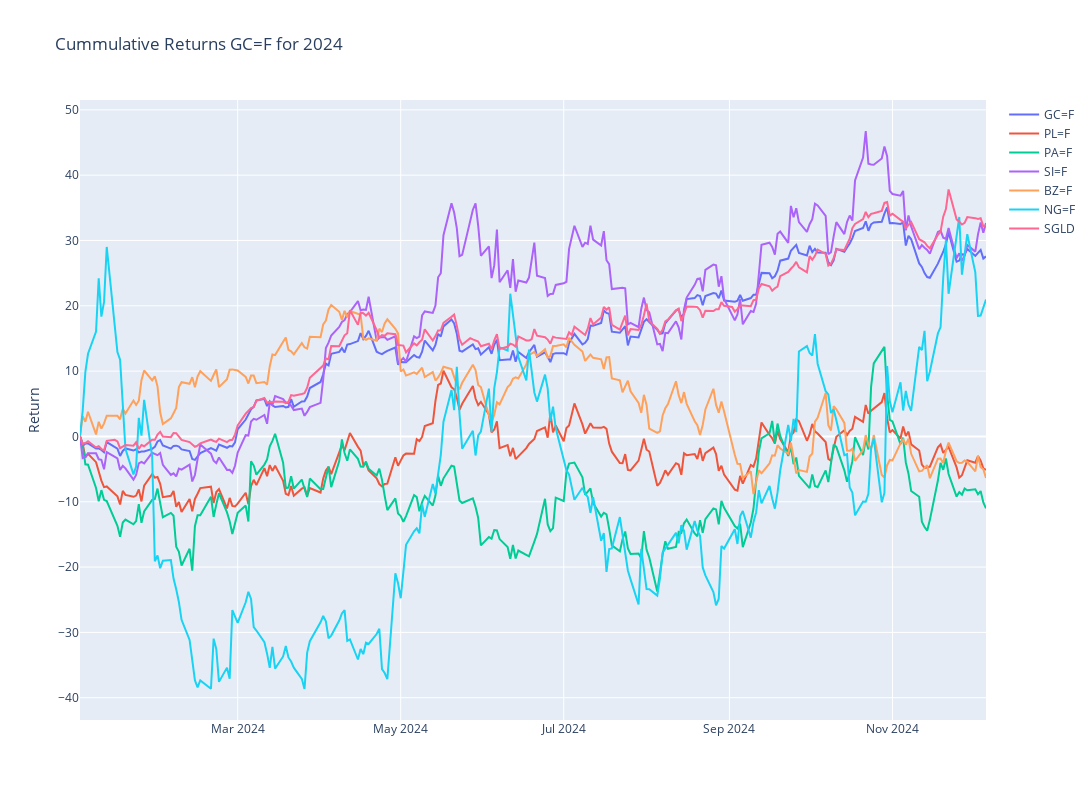

This figure's notebook cell:
### Code cell
# Plotly
fig = make_subplots()

# Graph (1,1)
# Loop all stock files and get cummulative return for year
for stock in tqdm(index_list):
    f = os.path.join("../input", stock)
    df = pd.read_csv(f+".csv",index_col="Date",parse_dates=True)
    df['Cummulative_Return'] = cumulative_return(df["Adj Close"].loc[year])
    fig.add_trace(go.Scatter(x=df['Cummulative_Return'].loc[year].index,y=df['Cummulative_Return'].loc[year],mode="lines",name=stock.split('.')[0]),row=1,col=1)

# Update xaxis properties
fig.update_yaxes(title_text="Return", row=1, col=1)

fig.update_layout(height=800, width=1300,showlegend=True,title=f"Cummulative Returns {ticker} for {year}")

fig.show()

### Figure 1 — Plotly figure (JSON) as saved in the notebook; plotly's stock layout.template omitted (floating-point values rounded to 4 significant figures; data arrays with more than 128 entries replaced by an {"elided": "..."} marker saying what was removed)
{"data": [{"mode": "lines", "name": "GC=F", "type": "scatter", "x": {"elided": "237 str values"}, "xaxis": "x", "y": {"elided": "237 float values"}, "yaxis": "y"}, {"mode": "lines", "name": "PL=F", "type": "scatter", "x": {"elided": "236 str values"}, "xaxis": "x", "y": {"elided": "236 float values"}, "yaxis": "y"}, {"mode": "lines", "name": "PA=F", "type": "scatter", "x": {"elided": "237 str values"}, "xaxis": "x", "y": {"elided": "237 float values"}, "yaxis": "y"}, {"mode": "lines", "name": "SI=F", "type": "scatter", "x": {"elided": "237 str values"}, "xaxis": "x", "y": {"elided": "237 float values"}, "yaxis": "y"}, {"mode": "lines", "name": "BZ=F", "type": "scatter", "x": {"elided": "237 str values"}, "xaxis": "x", "y": {"elided": "237 float values"}, "yaxis": "y"}, {"mode": "lines", "name": "NG=F", "type": "scatter", "x": {"elided": "237 str values"}, "xaxis": "x", "y": {"elided": "237 float values"}, "yaxis": "y"}, {"mode": "lines", "name": "SGLD", "type": "scatter", "x": {"elided": "240 str values"}, "xaxis": "x", "y": {"elided": "240 float values"}, "yaxis": "y"}], "layout": {"height": 800, "showlegend": true, "title": {"text": "Cummulative Returns GC=F for 2024"}, "width": 1300, "xaxis": {"anchor": "y", "domain": [0, 1]}, "yaxis": {"anchor": "x", "domain": [0, 1], "title": {"text": "Return"}}}}
